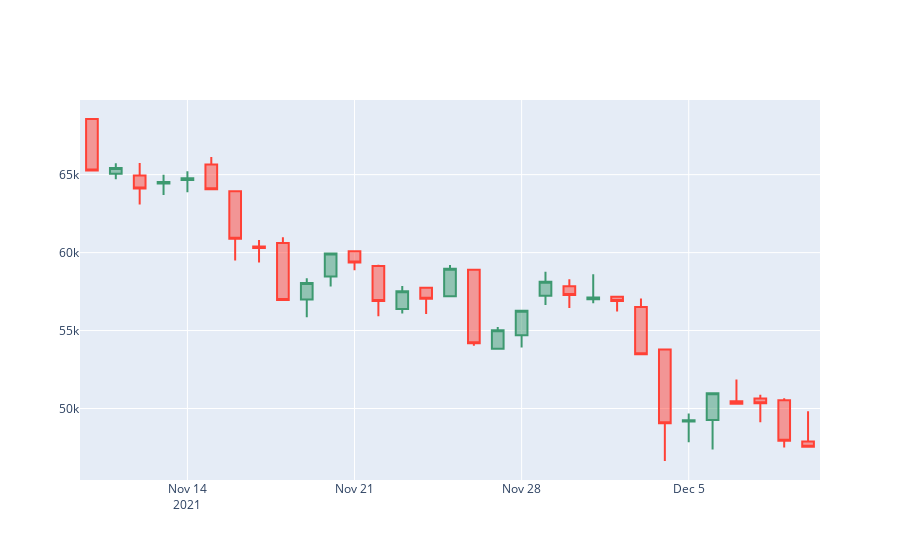

The cell this chart's notebook holds for it:
### Markdown cell above
Finally we are now ready to use plotly to create our Candlestick Chart.

### Code cell
fig = go.Figure(data=[go.Candlestick(x=candlestick_data['date'],
                open=candlestick_data['Price']['first'], 
                high=candlestick_data['Price']['max'],
                low=candlestick_data['Price']['min'], 
                close=candlestick_data['Price']['last'])
                ])

fig.update_layout(xaxis_rangeslider_visible=False)

fig.show()
